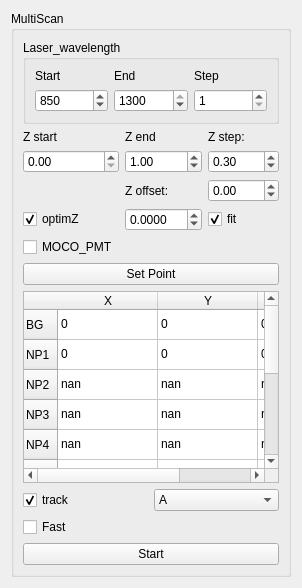
       <widget class="QWidget" name="tab_3">
        <attribute name="title">
         <string>MultiScan</string>
        </attribute>
        <layout class="QVBoxLayout" name="verticalLayout_19">
         <item>
          <widget class="QGroupBox" name="groupBox_14">
           <property name="title">
            <string>MultiScan</string>
           </property>
           <layout class="QGridLayout" name="gridLayout_22">
            <item row="6" column="0">
             <layout class="QGridLayout" name="gridLayout_23">
              <item row="1" column="0">
               <widget class="QCheckBox" name="n_meas_laser_spectra_track">
                <property name="text">
                 <string>track</string>
                </property>
                <property name="checked">
                 <bool>true</bool>
                </property>
               </widget>
              </item>
              <item row="1" column="1">
               <widget class="QComboBox" name="n_meas_laser_spectra_track_channel">
                <item>
                 <property name="text">
                  <string>A</string>
                 </property>
                </item>
                <item>
                 <property name="text">
                  <string>B</string>
                 </property>
                </item>
               </widget>
              </item>
              <item row="2" column="0">
               <widget class="QCheckBox" name="n_meas_laser_spectra_track_fast">
                <property name="text">
                 <string>Fast</string>
                </property>
                <property name="checked">
                 <bool>false</bool>
                </property>
               </widget>
              </item>
             </layout>
            </item>
            <item row="9" column="0">
             <widget class="QPushButton" name="n_meas_laser_spectra_go">
              <property name="text">
               <string>Start</string>
              </property>
              <property name="checkable">
               <bool>true</bool>
              </property>
             </widget>
            </item>
            <item row="4" column="0">
             <widget class="QTableWidget" name="n_meas_laser_spectra_probe">
              <attribute name="horizontalHeaderCascadingSectionResizes">
               <bool>false</bool>
              </attribute>
              <attribute name="horizontalHeaderShowSortIndicator" stdset="0">
               <bool>false</bool>
              </attribute>
              <attribute name="horizontalHeaderStretchLastSection">
               <bool>false</bool>
              </attribute>
              <attribute name="verticalHeaderShowSortIndicator" stdset="0">
               <bool>false</bool>
              </attribute>
              <attribute name="verticalHeaderStretchLastSection">
               <bool>false</bool>
              </attribute>
              <row>
               <property name="text">
                <string>BG</string>
               </property>
              </row>
              <row>
               <property name="text">
                <string>NP1</string>
               </property>
              </row>
              <row>
               <property name="text">
                <string>NP2</string>
               </property>
              </row>
              <row>
               <property name="text">
                <string>NP3</string>
               </property>
              </row>
              <row>
               <property name="text">
                <string>NP4</string>
               </property>
              </row>
              <row>
               <property name="text">
                <string>NP5</string>
               </property>
              </row>
              <row>
               <property name="text">
                <string>NP6</string>
               </property>
              </row>
              <row>
               <property name="text">
                <string>NP7</string>
               </property>
              </row>
              <row>
               <property name="text">
                <string>NP8</string>
               </property>
              </row>
              <row>
               <property name="text">
                <string>NP9</string>
               </property>
              </row>
              <row>
               <property name="text">
                <string>NP10</string>
               </property>
              </row>
              <column>
               <property name="text">
                <string>X</string>
               </property>
              </column>
              <column>
               <property name="text">
                <string>Y</string>
               </property>
              </column>
              <column>
               <property name="text">
                <string>Z</string>
               </property>
              </column>
              <item row="0" column="0">
               <property name="text">
                <string>0</string>
               </property>
              </item>
              <item row="0" column="1">
               <property name="text">
                <string>0</string>
               </property>
              </item>
              <item row="0" column="2">
               <property name="text">
                <string>0</string>
               </property>
              </item>
              <item row="1" column="0">
               <property name="text">
                <string>0</string>
               </property>
              </item>
              <item row="1" column="1">
               <property name="text">
                <string>0</string>
               </property>
              </item>
              <item row="1" column="2">
               <property name="text">
                <string>0</string>
               </property>
              </item>
              <item row="2" column="0">
               <property name="text">
                <string>nan</string>
               </property>
              </item>
              <item row="2" column="1">
               <property name="text">
                <string>nan</string>
               </property>
              </item>
              <item row="2" column="2">
               <property name="text">
                <string>nan</string>
               </property>
              </item>
              <item row="3" column="0">
               <property name="text">
                <string>nan</string>
               </property>
              </item>
              <item row="3" column="1">
               <property name="text">
                <string>nan</string>
               </property>
              </item>
              <item row="3" column="2">
               <property name="text">
                <string>nan</string>
               </property>
              </item>
              <item row="4" column="0">
               <property name="text">
                <string>nan</string>
               </property>
              </item>
              <item row="4" column="1">
               <property name="text">
                <string>nan</string>
               </property>
              </item>
              <item row="4" column="2">
               <property name="text">
                <string>nan</string>
               </property>
              </item>
              <item row="5" column="0">
               <property name="text">
                <string>nan</string>
               </property>
              </item>
              <item row="5" column="1">
               <property name="text">
                <string>nan</string>
               </property>
              </item>
              <item row="5" column="2">
               <property name="text">
                <string>nan</string>
               </property>
              </item>
              <item row="6" column="0">
               <property name="text">
                <string>nan</string>
               </property>
              </item>
              <item row="6" column="1">
               <property name="text">
                <string>nan</string>
               </property>
              </item>
              <item row="6" column="2">
               <property name="text">
                <string>nan</string>
               </property>
              </item>
              <item row="7" column="0">
               <property name="text">
                <string>nan</string>
               </property>
              </item>
              <item row="7" column="1">
               <property name="text">
                <string>nan</string>
               </property>
              </item>
              <item row="7" column="2">
               <property name="text">
                <string>nan</string>
               </property>
              </item>
              <item row="8" column="0">
               <property name="text">
                <string>nan</string>
               </property>
              </item>
              <item row="8" column="1">
               <property name="text">
                <string>nan</string>
               </property>
              </item>
              <item row="8" column="2">
               <property name="text">
                <string>nan</string>
               </property>
              </item>
              <item row="9" column="0">
               <property name="text">
                <string>nan</string>
               </property>
              </item>
              <item row="9" column="1">
               <property name="text">
                <string>nan</string>
               </property>
              </item>
              <item row="9" column="2">
               <property name="text">
                <string>nan</string>
               </property>
              </item>
              <item row="10" column="0">
               <property name="text">
                <string>nan</string>
               </property>
              </item>
              <item row="10" column="1">
               <property name="text">
                <string>nan</string>
               </property>
              </item>
              <item row="10" column="2">
               <property name="text">
                <string>nan</string>
               </property>
              </item>
             </widget>
            </item>
            <item row="2" column="0">
             <layout class="QGridLayout" name="gridLayout_25">
              <item row="2" column="1">
               <widget class="QLabel" name="label_23">
                <property name="text">
                 <string>Z offset:</string>
                </property>
               </widget>
              </item>
              <item row="1" column="0">
               <widget class="QDoubleSpinBox" name="n_meas_laser_spectra_Z_start">
                <property name="maximum">
                 <double>100.000000000000000</double>
                </property>
               </widget>
              </item>
              <item row="0" column="0">
               <widget class="QLabel" name="label_40">
                <property name="text">
                 <string>Z start</string>
                </property>
               </widget>
              </item>
              <item row="2" column="2">
               <widget class="QDoubleSpinBox" name="n_meas_laser_spectra_Z_offset">
                <property name="minimum">
                 <double>-99.000000000000000</double>
                </property>
               </widget>
              </item>
              <item row="0" column="1">
               <widget class="QLabel" name="label_41">
                <property name="text">
                 <string>Z end</string>
                </property>
               </widget>
              </item>
              <item row="1" column="2">
               <widget class="QDoubleSpinBox" name="n_meas_laser_spectra_Z_step">
                <property name="value">
                 <double>0.300000000000000</double>
                </property>
               </widget>
              </item>
              <item row="0" column="2">
               <widget class="QLabel" name="label_39">
                <property name="text">
                 <string>Z step:</string>
                </property>
               </widget>
              </item>
              <item row="1" column="1">
               <widget class="QDoubleSpinBox" name="n_meas_laser_spectra_Z_end">
                <property name="maximum">
                 <double>100.000000000000000</double>
                </property>
                <property name="value">
                 <double>1.000000000000000</double>
                </property>
               </widget>
              </item>
              <item row="3" column="1">
               <widget class="QDoubleSpinBox" name="n_meas_laser_spectra_Z_interface">
                <property name="toolTip">
                 <string>interface Z position</string>
                </property>
                <property name="decimals">
                 <number>4</number>
                </property>
                <property name="minimum">
                 <double>-3.000000000000000</double>
                </property>
                <property name="maximum">
                 <double>100.000000000000000</double>
                </property>
                <property name="value">
                 <double>0.000000000000000</double>
                </property>
               </widget>
              </item>
              <item row="3" column="2">
               <widget class="QCheckBox" name="n_meas_laser_spectra_Z_interface_fit">
                <property name="text">
                 <string>fit</string>
                </property>
                <property name="checked">
                 <bool>true</bool>
                </property>
               </widget>
              </item>
              <item row="3" column="0">
               <widget class="QCheckBox" name="n_meas_laser_spectra_Z_interface_optim">
                <property name="text">
                 <string>optimZ</string>
                </property>
                <property name="checked">
                 <bool>true</bool>
                </property>
               </widget>
              </item>
              <item row="4" column="0">
               <widget class="QCheckBox" name="n_meas_laser_spectra_MOCO_PMT">
                <property name="text">
                 <string>MOCO_PMT</string>
                </property>
               </widget>
              </item>
             </layout>
            </item>
            <item row="0" column="0">
             <widget class="QGroupBox" name="groupBox_15">
              <property name="title">
               <string>Laser_wavelength</string>
              </property>
              <layout class="QVBoxLayout" name="verticalLayout_18">
               <item>
                <layout class="QGridLayout" name="gridLayout_24">
                 <item row="0" column="2">
                  <widget class="QLabel" name="label_36">
                   <property name="text">
                    <string>Step</string>
                   </property>
                  </widget>
                 </item>
                 <item row="0" column="1">
                  <widget class="QLabel" name="label_37">
                   <property name="text">
                    <string>End</string>
                   </property>
                  </widget>
                 </item>
                 <item row="0" column="0">
                  <widget class="QLabel" name="label_38">
                   <property name="text">
                    <string>Start</string>
                   </property>
                  </widget>
                 </item>
                 <item row="1" column="0">
                  <widget class="QSpinBox" name="n_meas_laser_spectra_start">
                   <property name="minimum">
                    <number>680</number>
                   </property>
                   <property name="maximum">
                    <number>1299</number>
                   </property>
                   <property name="value">
                    <number>850</number>
                   </property>
                  </widget>
                 </item>
                 <item row="1" column="1">
                  <widget class="QSpinBox" name="n_meas_laser_spectra_end">
                   <property name="minimum">
                    <number>681</number>
                   </property>
                   <property name="maximum">
                    <number>1300</number>
                   </property>
                   <property name="value">
                    <number>1300</number>
                   </property>
                  </widget>
                 </item>
                 <item row="1" column="2">
                  <widget class="QSpinBox" name="n_meas_laser_spectra_step">
                   <property name="minimum">
                    <number>1</number>
                   </property>
                   <property name="maximum">
                    <number>620</number>
                   </property>
                   <property name="displayIntegerBase">
                    <number>10</number>
                   </property>
                  </widget>
                 </item>
                </layout>
               </item>
              </layout>
             </widget>
            </item>
            <item row="3" column="0">
             <widget class="QPushButton" name="n_meas_laser_spectra_set_point">
              <property name="sizePolicy">
               <sizepolicy hsizetype="Minimum" vsizetype="Fixed">
                <horstretch>3</horstretch>
                <verstretch>0</verstretch>
               </sizepolicy>
              </property>
              <property name="text">
               <string>Set Point</string>
              </property>
              <property name="checkable">
               <bool>true</bool>
              </property>
             </widget>
            </item>
           </layout>
          </widget>
         </item>
        </layout>
       </widget>
